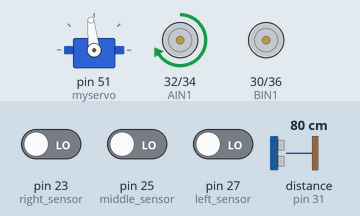
Simulated run of this sketch. Board: Arduino Mega 2560, built with avr-gcc and run on an emulated ATmega2560. Shown: servo, motor-driver pin pairs drawn as motors (green arrow = first pin HIGH = forward, orange = second pin HIGH = backward, longer = more drive, scaled by the enable pin). Wiring (inferred from the names in the program): ultrasonic range finder: trigger pin 33; echo pin 31. The inputs (shaded band) are chosen by the test bench; at power-on: distance to the obstacle (sensor on pin 31) 80 cm, pin 23 (right_sensor) LOW, pin 25 (middle_sensor) LOW, pin 27 (left_sensor) LOW. The echo pulse lasts 58.3 µs per cm.

Above: at 1.2 s.
1.3 s: distance to the obstacle (sensor on pin 31) set to 23 cm
2.8 s: distance to the obstacle (sensor on pin 31) set to 18 cm
At 2.95 s:
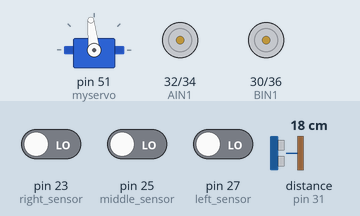
At 4.7 s:
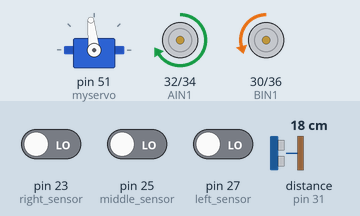
5.8 s: pin 23 (right_sensor) driven HIGH
At 7.2 s:
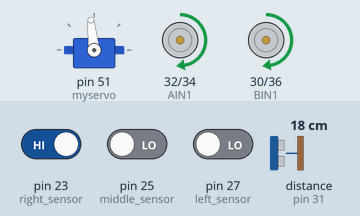
8.8 s: distance to the obstacle (sensor on pin 31) set to 35 cm
10.4 s: pin 23 (right_sensor) driven LOW
13.0 s: distance to the obstacle (sensor on pin 31) set to 2 cm
At 13.7 s:
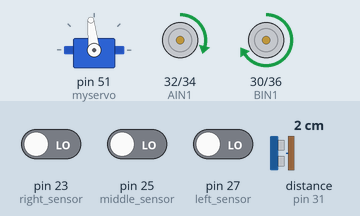
Timing chart, 0 to 15.8 s (numbered marks = the images above; inputs shaded):
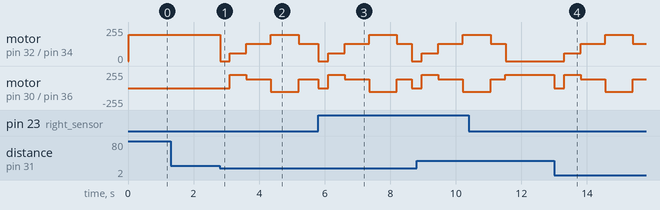

Measured:
- the behaviour switches between 21 and 20 cm on distance to the obstacle (sensor on pin 31) (found by bisection; images 0 and 1)
- after the input at 1.3 s, every drawn part: stays the same

The sketch:

Line-follower-robot.ino
```cpp
#include <Servo.h>


#define PWM_A 4 // left motor
#define PWM_B 5 // Right Motor
#define AIN1 32
#define AIN2 34
#define BIN1 30
#define BIN2 36

#define echoPin 31
#define trigPin 33
Servo myservo;

float distance1, distance2, distance3;
int PWM = 128;

int turn_direction;

int left_sensor = 27;
int right_sensor = 23;
int middle_sensor = 25;
int left_reading;
int right_reading;
int middle_reading;

void setup() {
  Serial.begin(9600);

  myservo.attach(51);
  myservo.write(96);

  pinMode(trigPin, OUTPUT);
  pinMode(echoPin, INPUT);

  pinMode(left_sensor, INPUT);
  pinMode(right_sensor, INPUT);
  pinMode(middle_sensor, INPUT);

  pinMode(PWM_A, OUTPUT);
  pinMode(PWM_B, OUTPUT);
  pinMode(AIN1, OUTPUT);
  pinMode(AIN2, OUTPUT);
  pinMode(BIN1, OUTPUT);
  pinMode(BIN2, OUTPUT);

}

void loop() {

  //1 is on the line 0 is off the line
  left_reading = digitalRead(left_sensor);
  right_reading = digitalRead(right_sensor);
  middle_reading = digitalRead(middle_sensor);

  distance1 = ping();
  distance2 = ping();
  distance3 = ping();


  if(distance1 < 20 && distance2 < 20 && distance3 < 20){
    stopRobot();
    delay(300);
    rightTurn();
    delay(500);
    forward();
    delay(750);
    leftTurn();
    delay(850);
    forward();
    delay(450);
    while(!left_reading && !middle_reading && !right_reading){
      forward();
      left_reading = digitalRead(left_sensor);
      right_reading = digitalRead(right_sensor);
      middle_reading = digitalRead(middle_sensor);
    }
  }

  if(left_reading && middle_reading && !right_reading){
    leftTurn();
    turn_direction = 0;
  }

  else if(left_reading && !middle_reading && !right_reading){
    leftTurn();
    turn_direction = 0;
  }

  else if(!left_reading && !middle_reading && right_reading){
    rightTurn();
    turn_direction = 1;
  }
  else if(!left_reading && middle_reading && right_reading){
    rightTurn();
    turn_direction = 1;
  }
  else if(!left_reading && middle_reading && !right_reading){
    forward();
  }
  else if(left_reading && middle_reading && right_reading){
    forward();
  }
  else if(!left_reading && !middle_reading && !right_reading){
    if(turn_direction == 1){
      hardRight();
    }
    else{
      hardLeft();
    }
  }
  else if(left_reading && !middle_reading && right_reading){
    stopRobot();
  }

}

float ping() {
  long duration;
  float distance;
 // Set the trigPin condition
  digitalWrite(trigPin, LOW);
  delayMicroseconds(2);
// Sets the trigPin HIGH (ACTIVE) for 10 microseconds
  digitalWrite(trigPin, HIGH);
  delayMicroseconds(10);
  digitalWrite(trigPin, LOW);
// The pulseIn function times the signal return after bouncing off the object
  duration = pulseIn(echoPin, HIGH);
// Calculating the distance
  distance = duration * 0.034 / 2; // Speed of sound wave divided by 2 (wave goes and comes back)
  if(distance == 0){
    distance = 100;
  }
  return distance;
}

void forward(){
  //Set speed
  analogWrite(PWM_A, PWM);
  analogWrite(PWM_B, PWM);

  digitalWrite(AIN1, HIGH); //Spin motor A
  digitalWrite(AIN2, LOW);

  digitalWrite(BIN1, HIGH); //Spin motor B
  digitalWrite(BIN2, LOW);
}

void rightTurn(){
  //Set speed
  analogWrite(PWM_A, PWM - 70);
  analogWrite(PWM_B, PWM + 70);

  digitalWrite(AIN1, HIGH); //Spin motor A
  digitalWrite(AIN2, LOW);

  digitalWrite(BIN1, HIGH); //Spin motor B
  digitalWrite(BIN2, LOW);
}

void hardRight(){
  analogWrite(PWM_A, 0);
  analogWrite(PWM_B,PWM + 70);
  digitalWrite(AIN1, HIGH);
  digitalWrite(AIN2, LOW);
  digitalWrite(BIN1, HIGH);
  digitalWrite(BIN2, LOW);
}


void leftTurn(){
  //Set speed
  analogWrite(PWM_A, PWM + 70);
  analogWrite(PWM_B, PWM - 70);

  digitalWrite(AIN1, HIGH); //Spin motor A
  digitalWrite(AIN2, LOW);

  digitalWrite(BIN2, HIGH); //Spin motor B
  digitalWrite(BIN1, LOW);
}

void hardLeft(){
  analogWrite(PWM_A,PWM + 70);
  analogWrite(PWM_B, 0);
  digitalWrite(AIN1, HIGH);
  digitalWrite(AIN2, LOW);
  digitalWrite(BIN1, HIGH);
  digitalWrite(BIN2, LOW);
}

void stopRobot(){
  //stop motors
  digitalWrite(AIN1, LOW);
  digitalWrite(AIN2, LOW);

  digitalWrite(BIN2, LOW);
  digitalWrite(BIN1, LOW);
}
```
